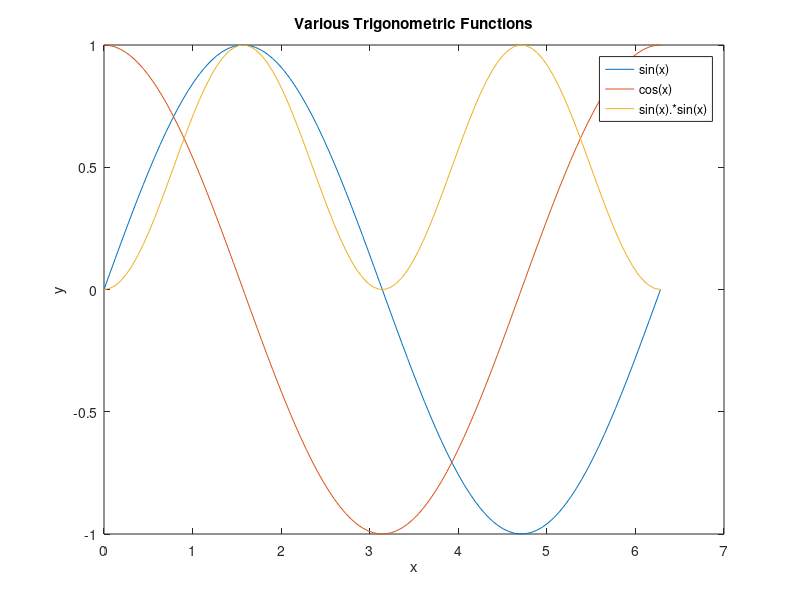

The MATLAB script that drew this image:
% 1.11 Plotting in MATLAB

% linspace(x1, x2, n)
% Creates n equally spaced values from x1 to x2 and stores them in x as a
% one-dimensional array with one row
x = linspace(0, 5, 6)
x = linspace(0, 5, 11)

% plot(x, y)
% Plots the values stored in array y versus the values stored in array x
% The two arrays must have the same number of values

% ------------------------------------------------------------------------
% Plot:
% y = |x|sin(x)
% for -100 <= x <= 100

x = linspace(-100, 100, 5000);
y = abs(x).*sin(x);
plot(x, y)
% ------------------------------------------------------------------------
% Plot:
% sin(x)
% cos(x)
% sin^2(x)
% for 0 <= x <= 2(pi)

x = linspace(0, 2*pi, 100);
y1 = sin(x);
y2 = cos(x);
y3 = sin(x).*sin(x);

plot(x, y1, x, y2, x, y3)
xlabel('x');
ylabel('y');
title('Various Trigonometric Functions');
legend('sin(x)', 'cos(x)', 'sin(x).*sin(x)');